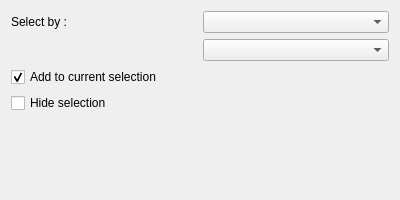
<?xml version="1.0" encoding="UTF-8"?>
<ui version="4.0">
 <class>Dialog</class>
 <widget class="QDialog" name="Dialog">
  <property name="geometry">
   <rect>
    <x>0</x>
    <y>0</y>
    <width>400</width>
    <height>200</height>
   </rect>
  </property>
  <property name="minimumSize">
   <size>
    <width>150</width>
    <height>200</height>
   </size>
  </property>
  <property name="windowTitle">
   <string>Select by attributes</string>
  </property>
  <layout class="QGridLayout" name="gridLayout">
   <item row="2" column="0">
    <widget class="QCheckBox" name="chk_Add">
     <property name="text">
      <string>Add to current selection</string>
     </property>
     <property name="checked">
      <bool>true</bool>
     </property>
    </widget>
   </item>
   <item row="1" column="1">
    <widget class="QComboBox" name="cb_Values"/>
   </item>
   <item row="0" column="0">
    <widget class="QLabel" name="label">
     <property name="text">
      <string>Select by :</string>
     </property>
    </widget>
   </item>
   <item row="0" column="1">
    <widget class="QComboBox" name="cb_AttrList"/>
   </item>
   <item row="4" column="0">
    <spacer name="verticalSpacer">
     <property name="orientation">
      <enum>Qt::Vertical</enum>
     </property>
     <property name="sizeHint" stdset="0">
      <size>
       <width>20</width>
       <height>40</height>
      </size>
     </property>
    </spacer>
   </item>
   <item row="3" column="0">
    <widget class="QCheckBox" name="chk_Hide">
     <property name="text">
      <string>Hide selection</string>
     </property>
    </widget>
   </item>
  </layout>
 </widget>
 <resources/>
 <connections/>
</ui>
